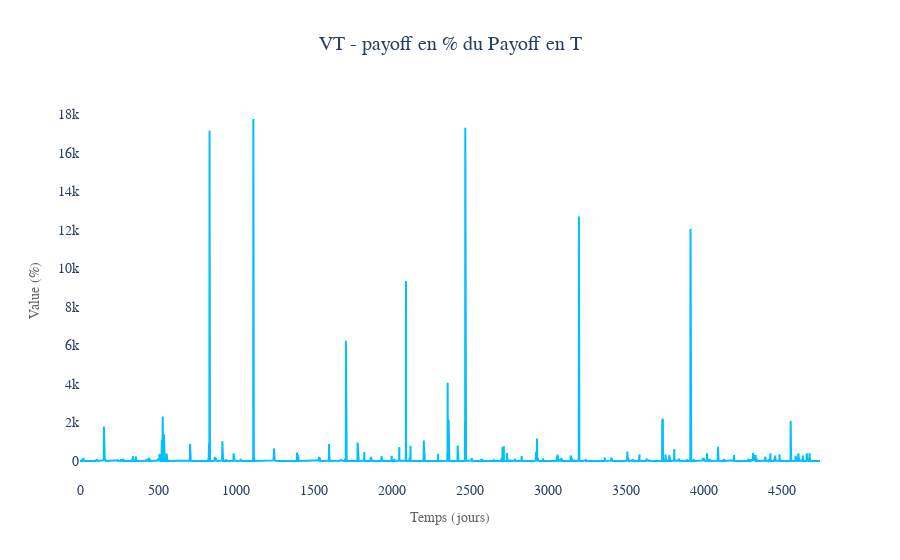

Here is the notebook cell this chart was saved with:
### Code cell
Valeur_portefeuille = VT
Payoff = Payoff
Diff = [100*(Valeur_portefeuille[i] - Payoff[i])/Payoff[i] if Payoff[i] != 0 else 0 for i in range(len(Payoff))]

fig = go.Figure(data=[go.Scatter(x=np.arange(0,len(Valeur_portefeuille),1), y=Diff, name='VT - payoff en % du Payoff en T',
                                 line=dict(color='#F08080'), marker=dict(color='#F08080'))])

fig.update_layout(title='VT - payoff en % du Payoff en T',
                  xaxis_title='Temps (jours)',
                  yaxis_title='Value (%)',
                  paper_bgcolor='rgba(0,0,0,0)',
                  plot_bgcolor='rgba(0,0,0,0)',
                  xaxis=dict(showgrid=False),
                  yaxis=dict(showgrid=False))
# Set the font family and size
fig.update_layout(font=dict(family='Verdana', size=14))


# Set the color and width of the line
fig.update_traces(line=dict(color='#00BFFF', width=2))

# Set the color and font of the axis labels
fig.update_layout(xaxis_title_font_color='#636363',
                  yaxis_title_font_color='#636363',
                  xaxis_title_font=dict(family='Verdana', size=14, color='#636363'),
                  yaxis_title_font=dict(family='Verdana', size=14, color='#636363'),
                  title_x = 0.5)
# Show the plot
fig.show()

### Figure 1 — Plotly figure (JSON) as saved in the notebook; plotly's stock layout.template omitted (floating-point values rounded to 4 significant figures; data arrays with more than 128 entries replaced by an {"elided": "..."} marker saying what was removed)
{"data": [{"line": {"color": "#00BFFF", "width": 2}, "marker": {"color": "#F08080"}, "name": "VT - payoff en % du Payoff en T", "type": "scatter", "x": {"elided": "4743 int values"}, "y": {"elided": "4743 float values"}}], "layout": {"font": {"family": "Verdana", "size": 14}, "paper_bgcolor": "rgba(0,0,0,0)", "plot_bgcolor": "rgba(0,0,0,0)", "title": {"text": "VT - payoff en % du Payoff en T", "x": 0.5}, "xaxis": {"showgrid": false, "title": {"font": {"color": "#636363", "family": "Verdana", "size": 14}, "text": "Temps (jours)"}}, "yaxis": {"showgrid": false, "title": {"font": {"color": "#636363", "family": "Verdana", "size": 14}, "text": "Value (%)"}}}}
